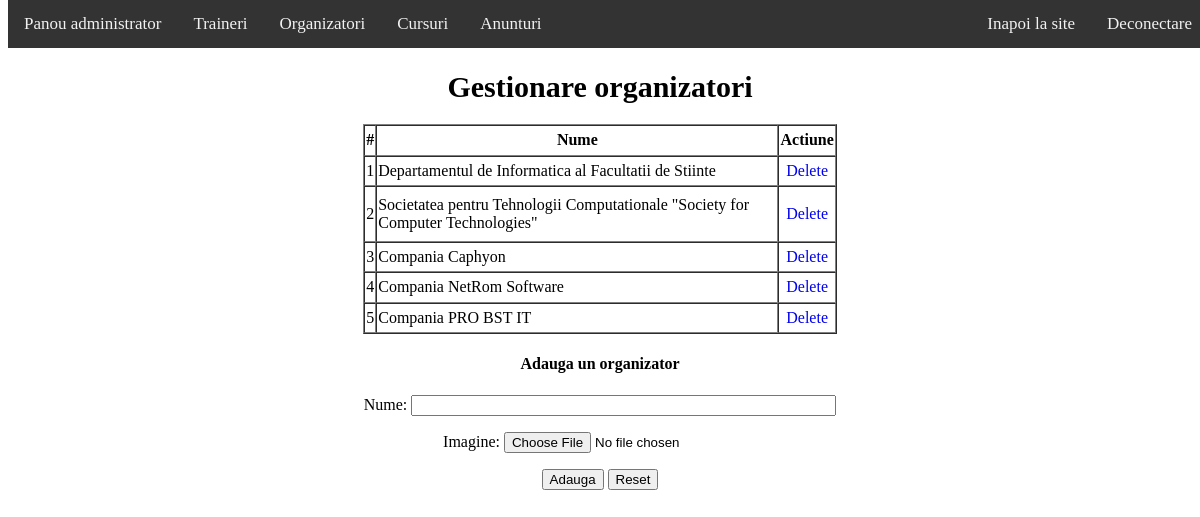
/admin/organizatori.php, run on the app's committed database.
### tables this page shows
CREATE TABLE `organizatori` (
  `id` int(11) NOT NULL,
  `nume` varchar(128) NOT NULL,
  `img` longtext NOT NULL
);

### admin/organizatori.php (the view, shortened to what this page needs)
<?php
include "../inc/connect.php";
include "inc/header.php";
function afisareorganizatori()
{
    print("<h1 class='title'>Gestionare organizatori</h1>\n");
    global $id_conexiune;
    $query = "SELECT * FROM organizatori";
    $result = mysqli_query($id_conexiune, $query);
    if (mysqli_num_rows($result)) {
        print("<table class='table' border='1' cellspacing='0'>\n");
        print("<tr>\n");
        print("<th>#</th><th>Nume</th><th>Actiune</th>");
        print("</tr>\n");
        while ($row = mysqli_fetch_array($result)) {
            print("<tr>\n");
            print("<td align='center'>" . $row['id'] . "</td>\n");
            print("<td>" . $row['nume'] . "</td>\n");
            print("<td align='center'><a href='organizatori.php?comanda=delete&id=" . $row['id'] . "'>Delete</a></td>\n");
            print("</tr>\n");
        }
        print("</table>");
    } else {
        print("<h3 class='title'> Nu exista organizatori!</h3>");
    }
}
afisareorganizatori();
?>
<head>
</head>
<body>
    <h4 style="text-align:center">Adauga un organizator</h4>
    <form action="organizatori.php" method="post" name="organizatori" onsubmit="return validezaForma()" enctype="multipart/form-data" align='center'>
        <p>Nume:
            <input type="text" name="nume" value="" size="50" />
        </p>
        <p>Imagine:
            <input type="file" name="file" id="insert" />
        </p>
        <input type="submit" value="Adauga" />
        <input type="reset" value="Reset" />
    </form>
</body>

### admin/css/style.css (style rules this page uses)
a { text-decoration: none; }
body { margin-top: 50px; margin-bottom: 50px; }
.title { padding-top: 20px; text-align: center; font-size: 30; }
.table { width: 40%; height: 30%; margin-left: auto; margin-right: auto; }
form { text-align: center; margin-top: 20px; }

### data on the page
organizatori: id "1", nume "Departamentul de Informatica al Facultatii de Stiinte"
organizatori: id "2", nume "Societatea pentru Tehnologii Computationale \"Society for Computer Technologies\""
organizatori: id "3", nume "Compania Caphyon"
organizatori: id "4", nume "Compania NetRom Software"
organizatori: id "5", nume "Compania PRO BST IT"
